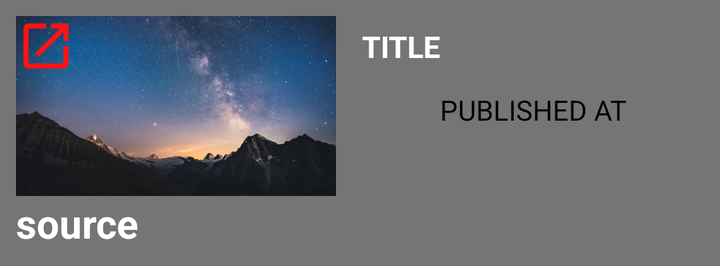
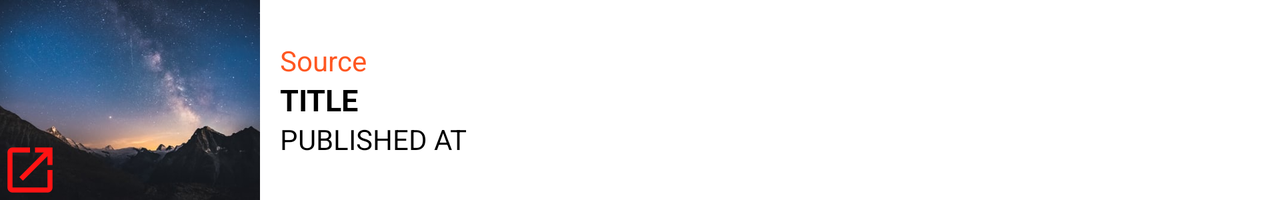

The same Android screen from two of the app's own layout files: first res/layout/ as a phone draws it, then the repository's variant for another configuration, drawn on a device whose configuration selects that folder. Both files follow.
<!-- AndroidManifest.xml: application theme Theme.NewsSearch -->
<!-- res/layout/news_list_item_drag.xml -->
<?xml version="1.0" encoding="utf-8"?>
<androidx.constraintlayout.widget.ConstraintLayout xmlns:android="http://schemas.android.com/apk/res/android"
    xmlns:app="http://schemas.android.com/apk/res-auto"
    xmlns:tools="http://schemas.android.com/tools"
    android:id="@+id/relativeLayout"
    android:layout_width="match_parent"
    android:layout_height="wrap_content"
    android:background="@color/secondaryText"
    android:padding="8dp">


    <ImageView
        android:id="@+id/newsImageView"
        android:layout_width="160dp"
        android:layout_height="90dp"
        android:scaleType="centerCrop"
        android:src="@drawable/waffles"
        app:layout_constraintStart_toStartOf="parent"
        app:layout_constraintTop_toTopOf="parent" />

    <ImageView
        android:id="@+id/dragIcon"
        android:layout_width="30dp"
        android:layout_height="30dp"
        android:layout_alignLeft="@id/newsImageView"
        android:layout_alignBottom="@id/newsImageView"
        android:gravity="bottom|left"
        android:src="@drawable/ic_baseline_open_in_new_24"
        tools:ignore="MissingConstraints" />

    <TextView
        android:id="@+id/newsNameTextView"
        android:layout_width="wrap_content"
        android:layout_height="wrap_content"
        android:text="source"
        android:textColor="@android:color/white"
        android:textSize="20dp"
        android:textStyle="bold"
        app:layout_constraintStart_toStartOf="parent"
        app:layout_constraintTop_toBottomOf="@+id/newsImageView" />

    <TextView
        android:id="@+id/title"
        android:layout_width="0dp"
        android:layout_height="wrap_content"
        android:layout_marginStart="8dp"
        android:layout_marginTop="5dp"
        android:ellipsize="end"
        android:maxLines="3"
        android:paddingLeft="5dp"
        android:text="TITLE"
        android:textColor="@android:color/white"
        android:textSize="15sp"
        android:textStyle="bold"
        app:layout_constraintLeft_toRightOf="@+id/newsImageView"
        app:layout_constraintRight_toRightOf="parent"
        app:layout_constraintTop_toTopOf="parent" />

    <TextView
        android:id="@+id/publishedAt"
        android:layout_width="wrap_content"
        android:layout_height="wrap_content"
        android:layout_marginStart="112dp"
        android:layout_marginTop="12dp"
        android:paddingLeft="100dp"
        android:paddingRight="5dp"
        android:text="PUBLISHED AT"
        android:textColor="@android:color/black"
        app:layout_constraintStart_toStartOf="parent"
        app:layout_constraintTop_toBottomOf="@+id/title" />

</androidx.constraintlayout.widget.ConstraintLayout>
<!-- resources referenced by this layout -->
<resources>
  <color name="secondaryText">#757575</color>
  <!-- drawable ic_baseline_open_in_new_24 (drawable) -->
  <vector android:height="24dp" android:tint="#FF1313"
      android:viewportHeight="24" android:viewportWidth="24"
      android:width="24dp" xmlns:android="http://schemas.android.com/apk/res/android">
      <path android:fillColor="@android:color/white" android:pathData="M19,19H5V5h7V3H5c-1.11,0 -2,0.9 -2,2v14c0,1.1 0.89,2 2,2h14c1.1,0 2,-0.9 2,-2v-7h-2v7zM14,3v2h3.59l-9.83,9.83 1.41,1.41L19,6.41V10h2V3h-7z"/>
  </vector>
  <!-- drawable waffles: jpeg bitmap (drawable, 21970 bytes) -->
  <style name="Theme.NewsSearch" parent="Theme.MaterialComponents.DayNight.DarkActionBar">
          
          <item name="colorPrimary">@color/purple_500</item>
          <item name="colorPrimaryVariant">@color/purple_700</item>
          
          <item name="colorSecondary">@color/teal_200</item>
          <item name="colorSecondaryVariant">@color/teal_700</item>
          <item name="colorOnSecondary">@color/black</item>
          <item name="colorPrimaryDark">@color/colorPrimaryDark</item>
          
          <item name="android:statusBarColor" tools:targetApi="l">?attr/colorPrimaryVariant</item>
          
          
          <item name="colorOnPrimary">@color/white</item>
          
          <item name="colorAccent">@color/colorAccent</item>
          
      </style>
  <color name="purple_500">#FF6200EE</color>
  <color name="purple_700">#FF3700B3</color>
  <color name="teal_200">#FF03DAC5</color>
  <color name="teal_700">#FF018786</color>
  <color name="black">#FF000000</color>
  <color name="colorPrimaryDark">#E64A19</color>
  <color name="white">#FFFFFFFF</color>
  <color name="colorAccent">#009688</color>
</resources>
<!-- res/layout-land/news_list_item_drag.xml (the repository's variant of the layout above) -->
<!-- drawn on the phone turned sideways -->
<?xml version="1.0" encoding="utf-8"?>
<LinearLayout xmlns:android="http://schemas.android.com/apk/res/android"
    android:orientation="horizontal"
    android:layout_width="match_parent"
    android:layout_height="wrap_content">

    <RelativeLayout xmlns:android="http://schemas.android.com/apk/res/android"
        android:layout_width="wrap_content"
        android:layout_height="wrap_content" >

        <ImageView
            android:layout_width="130dp"
            android:layout_height="100dp"
            android:id="@+id/restaurantImageView"
            android:src="@drawable/waffles"
            android:scaleType="centerCrop"/>

        <ImageView
            android:id="@+id/dragIcon"
            android:layout_width="30dp"
            android:layout_height="30dp"
            android:layout_alignLeft="@id/restaurantImageView"
            android:layout_alignBottom="@id/restaurantImageView"
            android:gravity="bottom|left"
            android:src="@drawable/ic_baseline_open_in_new_24" />

    </RelativeLayout>

    <LinearLayout
        android:orientation="vertical"
        android:layout_width="match_parent"
        android:layout_height="match_parent"
        android:gravity="center_vertical"
        android:padding="10dp">

        <TextView
            android:layout_width="wrap_content"
            android:layout_height="wrap_content"
            android:id="@+id/newsNameTextView"
            android:textSize="14dp"
            android:text="Source"
            android:textColor="@color/colorPrimary"/>

        <TextView
            android:layout_width="wrap_content"
            android:layout_height="wrap_content"
            android:text="TITLE"
            android:id="@+id/title"
            android:textSize="15sp"
            android:textStyle="bold"
            android:textColor="@android:color/black"
            android:layout_alignParentLeft="true"
            android:layout_alignParentStart="true" />

        <TextView
            android:layout_width="wrap_content"
            android:layout_height="wrap_content"
            android:text="PUBLISHED AT"
            android:id="@+id/publishedAt"
            android:textColor="@android:color/black"/>

    </LinearLayout>
</LinearLayout>
<!-- resources referenced by the variant -->
<!-- as the phone turned sideways resolves them -->
<resources>
  <color name="colorPrimary">#FF5722</color>
  <!-- drawable ic_baseline_open_in_new_24 (drawable) -->
  <vector android:height="24dp" android:tint="#FF1313"
      android:viewportHeight="24" android:viewportWidth="24"
      android:width="24dp" xmlns:android="http://schemas.android.com/apk/res/android">
      <path android:fillColor="@android:color/white" android:pathData="M19,19H5V5h7V3H5c-1.11,0 -2,0.9 -2,2v14c0,1.1 0.89,2 2,2h14c1.1,0 2,-0.9 2,-2v-7h-2v7zM14,3v2h3.59l-9.83,9.83 1.41,1.41L19,6.41V10h2V3h-7z"/>
  </vector>
  <!-- drawable waffles: jpeg bitmap (drawable, 21970 bytes) -->
  <style name="Theme.NewsSearch" parent="Theme.MaterialComponents.DayNight.DarkActionBar">
          
          <item name="colorPrimary">@color/purple_500</item>
          <item name="colorPrimaryVariant">@color/purple_700</item>
          
          <item name="colorSecondary">@color/teal_200</item>
          <item name="colorSecondaryVariant">@color/teal_700</item>
          <item name="colorOnSecondary">@color/black</item>
          <item name="colorPrimaryDark">@color/colorPrimaryDark</item>
          
          <item name="android:statusBarColor" tools:targetApi="l">?attr/colorPrimaryVariant</item>
          
          
          <item name="colorOnPrimary">@color/white</item>
          
          <item name="colorAccent">@color/colorAccent</item>
          
      </style>
  <color name="purple_500">#FF6200EE</color>
  <color name="purple_700">#FF3700B3</color>
  <color name="teal_200">#FF03DAC5</color>
  <color name="teal_700">#FF018786</color>
  <color name="black">#FF000000</color>
  <color name="colorPrimaryDark">#E64A19</color>
  <color name="white">#FFFFFFFF</color>
  <color name="colorAccent">#009688</color>
</resources>
